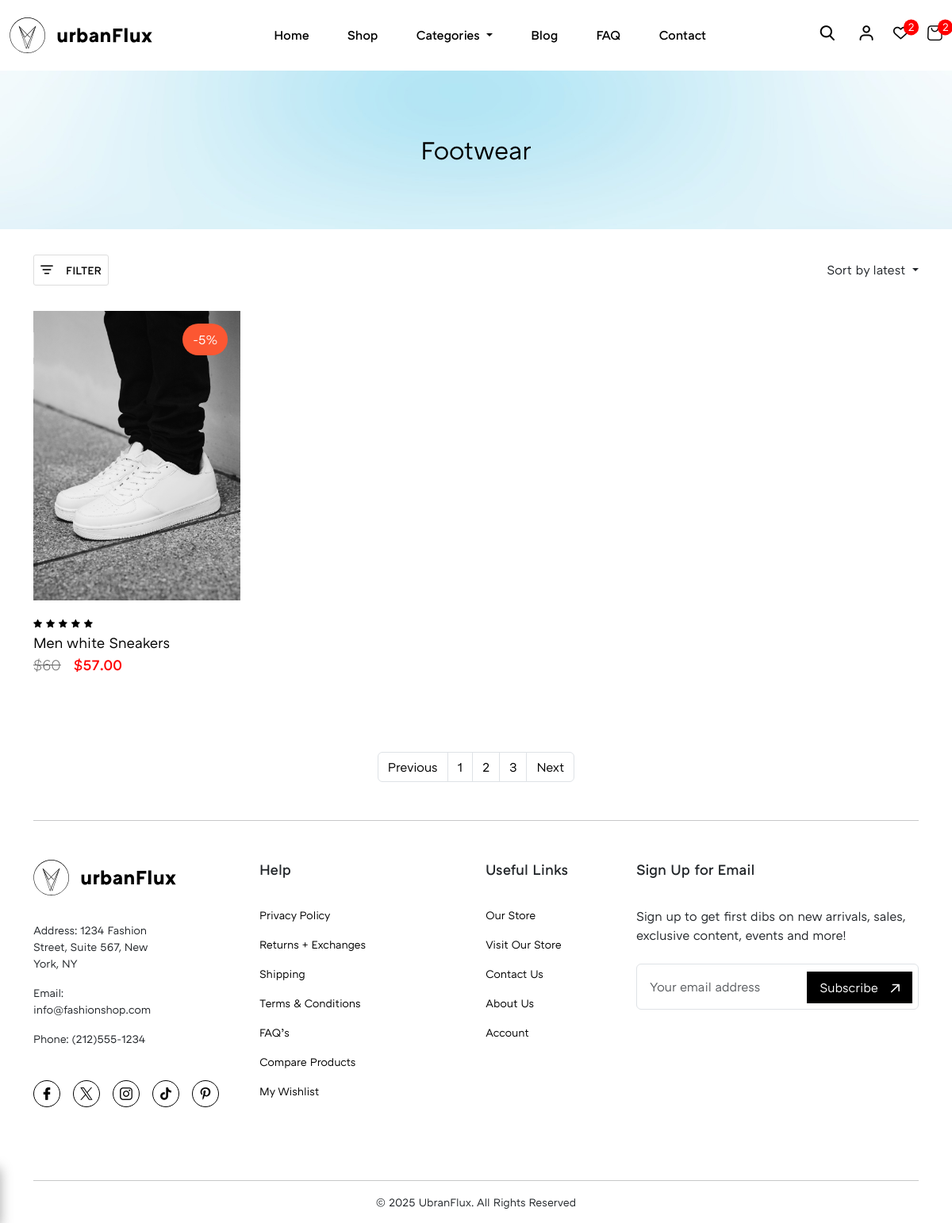
/category/14, run on the app's committed database.
### Site_Settings/models.py (models this page shows)
class Site_Settings(models.Model):
    estimated_delivery = models.TextField(max_length= 200, null=True)
    return_time = models.TextField(max_length= 200 , null=True)
    site_logo = models.FileField(upload_to='site_logo', validators=[validate_logo])
    theme_hero_section = models.ImageField(upload_to= 'theme_hero_section')
    tax_rate = models.IntegerField()
    product_policies = models.TextField(max_length=400)
    class Meta:
        verbose_name = ''
        verbose_name_plural = 'Site Settings'

### Category/models.py (models this page shows, shortened)
class Category(models.Model):
    category_name = models.CharField(max_length=255, unique=True)
    cat_image = models.ImageField(upload_to= 'Categories', null=True, blank=True)
    slug =models.SlugField(max_length=100, unique=True)
    TYPE_CHOICES = [
        ('FORMAL', 'Formal'),
        ('LUXURY', 'Luxury'),
    ]
    type = models.CharField(max_length=20, choices=TYPE_CHOICES, null=True, blank=True)
    type_description = models.CharField(max_length=100, null=True, blank=True)
    type_button = models.CharField(max_length=20, null=True, blank=True)
    class Meta:
        verbose_name= ''
        verbose_name_plural = 'Categories'

### Store/models.py (models this page shows, shortened)
class Store(models.Model):
    product_name = models.CharField(max_length=100)
    price = models.IntegerField(null=True)
    product_type = models.CharField(max_length=15, blank=True)
    description = models.TextField(max_length=500)
    Color_1 = models.CharField(max_length=20 , null=True)
    Color_2 = models.CharField(max_length=20, null=True , blank=True)
    Color_3 = models.CharField(max_length=20, null=True , blank=True)
    Feature_1 = models.CharField(max_length=50)
    Feature_2 = models.CharField(max_length=50, null=True , blank=True)
    Feature_3 = models.CharField(max_length=50, null=True , blank=True)
    Size_1 = models.CharField(max_length=20 , null=True)
    Size_2 = models.CharField(max_length=20, null=True , blank=True)
    Size_3 = models.CharField(max_length=20, null=True , blank=True)
    Materials_Care_1 = models.CharField(max_length=50, null=True)
    Materials_Care_2 = models.CharField(max_length=50, null=True , blank=True)
    Materials_Care_3 = models.CharField(max_length=50, null=True , blank=True)
    stock = models.IntegerField()
    sale = models.IntegerField(null=True, blank=True)
    is_available = models.BooleanField(default = True)
    slug =models.SlugField(max_length=100, unique=True)
    Image = models.ImageField(upload_to='Products')
    product_image_1 = models.ImageField(upload_to='Products')
    product_image_2 = models.ImageField(upload_to='Products')
    product_image_3 = models.ImageField(upload_to='Products')
    category = models.ForeignKey(Category, on_delete=models.CASCADE)
    class Meta():
        verbose_name = ''
        verbose_name_plural = 'Product'

### urbax_Flux/views.py (the view)
# urls.py: path('category/', views.product_category, name='category'),
def product_category(request, category):
    categories =  Category.objects.all()
    category_obj = get_object_or_404(Category, id=category)
    product_by_cat = Store.objects.filter( category_id=category)
    site_settings = Site_Settings.objects.all()
    Data = {
        "site_settings_data": site_settings,
        "categories_data": categories,
        "cat_obj" : category_obj,
        "product_by_cat_data" : product_by_cat
    }
    return render(request, 'category.html' , Data)

### Store/templatetags/custom_tags.py (called while the page is built)
@register.simple_tag
def calculate_discount_price(price, sale):
    try:
        price = float(price)  # Convert price to float
        sale = float(sale)    # Convert sale to float
        if price is not None and sale is not None:
            discounted_price = price * (1 - sale / 100)  # Calculate discounted price
            return floatformat(discounted_price, 2)
    except (ValueError, TypeError):
        pass  # If conversion fails, return the original price
    return price  # If there's no sale or conversion fails, return the original price

### templates/category.html (shortened to what this page needs)
{% load custom_tags %}
{% include 'header.html' %}
<main class="main-content">
    <section class="theme-hero-section">
        <figure>
            {% for theme in site_settings_data %}
            <img src="{{theme.theme_hero_section.url}}" alt="">
            {% endfor %}
            <figcaption>
                <h4 class="main-heading-font-medium">{{cat_obj.category_name}}</h4>
            </figcaption>
        </figure>
    </section>
    <div class="theme-filters-container">
        <div class="container">
            <div class="theme-filters-container-inner align-center-bet">
                <button class="align-center theme-filter-button light-border" id="filter_button"><i
                        class="filter-close icon-filter-icon"></i><small>FILTER</small></button>
                <div class="nav-item dropdown">
                    <a class="nav-link dropdown-toggle" href="#" id="navbarDropdown" role="button"
                        data-bs-toggle="dropdown" aria-expanded="false">
                        Sort by latest
                    </a>
                </div>
            </div>
        </div>
    </div>
    <section class="theme-product-cards">
        <div class="container">
            <div class="theme-product-cards-inner">
                <div class="row">
                    {% for c in product_by_cat_data %}
                    <div class="col-md-6 col-lg-4 col-xl-3">
                        <div class="product-cards">
                            <a href="{% url 'product-detail' c.id %}">
                                <figure>
                                    <img loading="lazy" src="{{c.Image.url}}" alt="">
                                    <figcaption {% if c.category.type == 'LUXURY' %} class="class-prod luxury-prod" {% elif c.category.type == 'FORMAL' %} class="class-prod formal-prod" {% else %}{% endif %}>
                                        {% if c.sale %}
                                        <span class="sale-off">-{{c.sale}}%</span>
                                        {% else %}
                                        <span class="d_none"></span>
                                        {% endif %}
                                    </figcaption>
                                </figure>
                            </a>
                            <div class="info">
                                <span><i class="icon-rating"></i></span>
                                <span><i class="icon-rating"></i></span>
                                <span><i class="icon-rating"></i></span>
                                <span><i class="icon-rating"></i></span>
                                <span><i class="icon-rating"></i></span>
                                <a href="{% url 'product-detail' c.id %}"
                                    class="product-carousel-anchor">{{c.product_name}}</a>
                                    {% if c.sale >= 1 %}
                                        <small class="before-price">${{c.price}}</small><span><small  class="red_color px-3  ">${% calculate_discount_price c.price c.sale %}</small></span>
                                        {% else %}
                                      <small  class="{% if c.category.type == 'LUXURY' %} luxury_color {% endif %}">${{c.price}}</small>
                                      {% endif %}
                            </div>
                        </div>
                    </div>
                    {% endfor %}
                </div>
            </div>
            <div class="pagination just-center my-5">
                <nav aria-label="Page navigation example">
                    <ul class="pagination">
                        <li class="page-item"><a class="page-link" href="#">Previous</a></li>
                        <li class="page-item"><a class="page-link" href="#">1</a></li>
                        <li class="page-item"><a class="page-link" href="#">2</a></li>
                        <li class="page-item"><a class="page-link" href="#">3</a></li>
                        <li class="page-item"><a class="page-link" href="#">Next</a></li>
                    </ul>
                </nav>
            </div>
        </div>
    </section>
</main>
{% include 'footer.html' %}

### templates/header.html (shortened to what this page needs)
{% load static %}
<!DOCTYPE html>
<html lang="en">
<head>
  <link rel="stylesheet" href="{% static 'assets/libs/swiper.css' %}">
  <link rel="stylesheet" href=" {% static 'assets/css/main.css' %}">
</head>
<body>
  <div class="site-wrapper">
    <header class="header">
      <nav class="navbar navbar-expand-lg main-navbar">
        <div class="container container-lg">
          {% for logo in site_settings_data %}
          <a class="navbar-brand" href="#">
            <img src="{{logo.site_logo.url}}" class="site-logo" alt="">
          </a>
          {% endfor %}
          <div class="collapse navbar-collapse" id="navbarSupportedContent">
            <ul class="navbar-nav me-auto mb-2 mb-lg-0">
              <li class="nav-item  nav-bar-links">
                <a class="nav-link active" aria-current="page" href="{% url 'home' %}">Home</a>
              </li>
              <li class="nav-item nav-bar-links">
                <a class="nav-link" href="{% url 'shop' %}">Shop</a>
              </li>
              <li class="nav-item dropdown nav-bar-links">
                <a class="nav-link dropdown-toggle" href="#" id="navbarDropdown" role="button" data-bs-toggle="dropdown"
                  aria-expanded="false">
                  Categories
                </a>
              </li>
              <li class="nav-item nav-bar-links">
                <a class="nav-link" href="#">Blog</a>
              </li>
              <li class="nav-item nav-bar-links">
                <a class="nav-link" href="#">FAQ</a>
              </li>
              <li class="nav-item nav-bar-links">
                <a class="nav-link" href="#">Contact</a>
              </li>
            </ul>
            <ul class="nav-right-links align-center">
                <li>
                  <button class="lg-hide links-hover" id="search-btn"><i  class="icon-search"></i></button>
                </li>
              <li><a href="{% url 'login' %}" class="links-hover lg-hide"><i class="icon-login"></i></a></li>
              <li><a href="{% url 'wishlist' %}" class="links-hover lg-hide count"><i class="icon-favourite"></i><span><small>2</small></span></a></li>
              <li><a href="{% url 'Shopping-cart' %}" class="links-hover lg-hide count"><i class="icon-cart"></i><span><small>2</small></span></a></li>
            </ul>
          </div>
        </div>
      </nav>
    </header>

### templates/footer.html (shortened to what this page needs)
{% load static %}
<footer class="footer">
    <div class="container">
      <hr class="my-5">
      <div class="footer-inner">
        <div class="row">
          <div class="col-md-12 col-lg-6 col-xl-2">
            <div class="col-inner">
              {% for logo in site_settings_data %}
              <img loading="lazy" src="{{logo.site_logo.url}}" class="site-logo" alt="">
              {% endfor %}
              <ul class="mb-5">
                <li>
                  <small>Address: 1234 Fashion Street, Suite 567,
                    New York, NY</small>
                </li>
                <li>
                  <small>Email: info@fashionshop.com</small>
                </li>
                <li>
                  <small>Phone: (212)555-1234</small>
                </li>
              </ul>
              <ul class="footer-social-media-icons">
                <li><a href=""><i class="icon-facebook"></i></a></li>
                <li><a href=""><i class="icon-twitter"></i></a></li>
                <li><a href=""><i class="icon-instagram"></i></a></li>
                <li><a href=""><i class="icon-tiktok"></i></a></li>
                <li><a href=""><i class="icon-pinterest"></i></a></li>
              </ul>
            </div>
          </div>
          <div class="col-md-12 col-lg-6 col-xl-2 offset-xl-1">
            <div class="col-inner">
              <strong class="col-title">Help</strong>
              <ul>
                <li><a href=""><small>Privacy Policy</small></a></li>
                <li><a href=""><small>Returns + Exchanges</small></a></li>
                <li><a href=""><small>Shipping</small></a></li>
                <li><a href=""><small>Terms & Conditions</small></a></li>
                <li><a href=""><small>FAQ’s</small></a></li>
                <li><a href=""><small>Compare Products</small></a></li>
                <li><a href=""><small>My Wishlist</small></a></li>
              </ul>
            </div>
          </div>
          <div class="col-md-12 col-lg-6 col-xl-2 offset-xl-1">
            <div class="col-inner">
              <strong class="col-title">Useful Links</strong>
              <ul>
                <li><a href=""><small>Our Store</small></a></li>
                <li><a href=""><small>Visit Our Store</small></a></li>
                <li><a href=""><small>Contact Us</small></a></li>
                <li><a href=""><small>About Us</small></a></li>
                <li><a href=""><small>Account</small></a></li>
              </ul>
            </div>
          </div>
          <div class="col-md-12 col-lg-6 col-xl-4">
            <div class="col-inner">
              <strong class="col-title">Sign Up for Email</strong>
              <p class="mb-4">Sign up to get first dibs on new arrivals, sales, exclusive content, events and more!</p>
              <form class="row g-3">
                <div class="col-md-12 news-letter-input">
                  <input type="email" class="form-control" placeholder="Your email address" id="inputEmail4">
                  <button type="submit" class="news-letter-subscribe subscribe-button">Subscribe<i class="icon-theme-link link-arrow"></i></button>
                </div>
              </form>
            </div>
          </div>
        </div>
      </div>
      <hr class="mt-5">
      <div class="copyright mb-3 just-center">
          <small>&copy 2025 UbranFlux. All Rights Reserved</small>
      </div>
    </div>
  </footer>
</div>
</body>
</html>

### data on the page
Site_Settings: site_logo (picture), theme_hero_section (picture)
Category: category_name "Footwear"
Store: Image (picture), sale "5", product_name "Men white Sneakers", price "60", price+sale "57.00"
